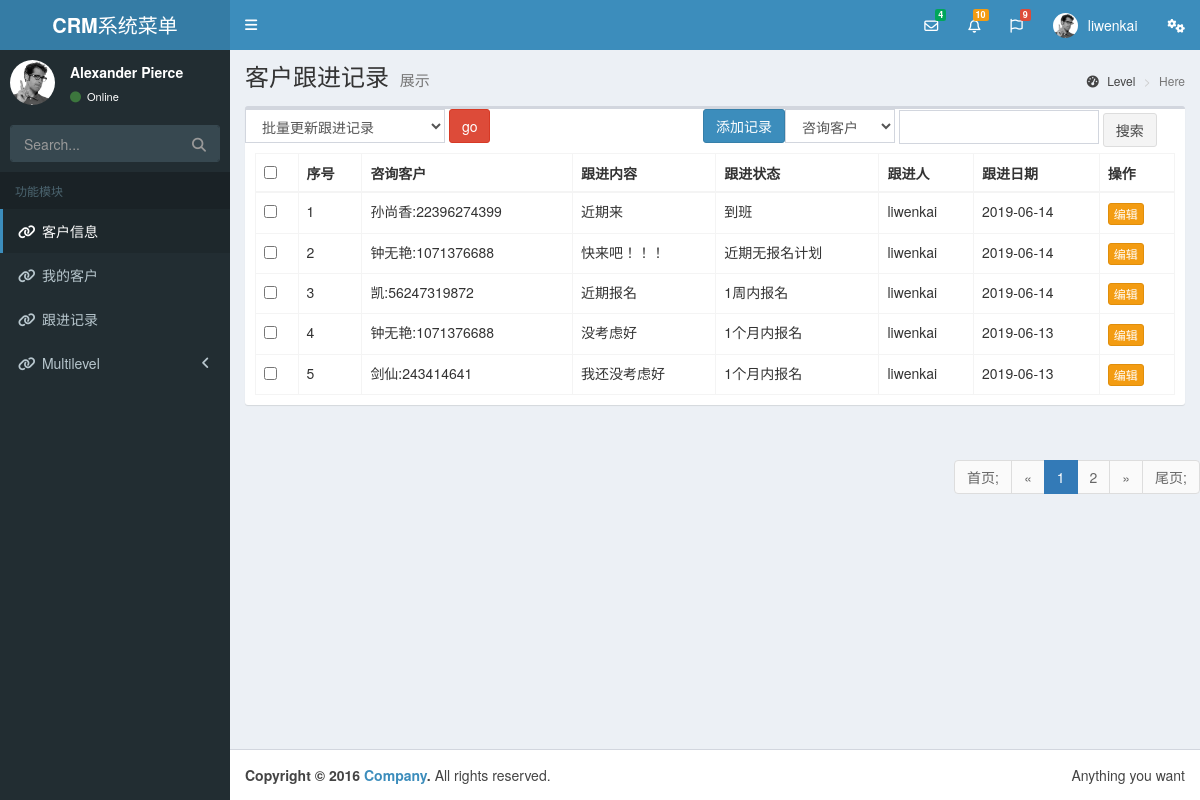
Page /Follow_Up_Records/ (signed in) on the committed database.
### crm01/models.py (models this page shows, shortened)
class UserInfo(AbstractUser):
    telephone = models.CharField(max_length=32,null=True)

class ConsultRecord(models.Model):
    customer = models.ForeignKey('Customer', verbose_name="所咨询客户")
    note = models.TextField(verbose_name="跟进内容...")
    status = models.CharField("跟进状态", max_length=8, choices=seek_status_choices, help_text="选择客户此时的状态")
    consultant = models.ForeignKey("UserInfo", verbose_name="跟进人", related_name='records')
    date = models.DateTimeField("跟进日期", auto_now_add=True)
    delete_status = models.BooleanField(verbose_name='删除状态', default=False)

class Customer(models.Model):
    qq = models.CharField(verbose_name='QQ', max_length=64, unique=True, help_text='QQ号必须唯一')
    qq_name = models.CharField('QQ昵称', max_length=64, blank=True, null=True)
    name = models.CharField('姓名', max_length=32, blank=True, null=True, help_text='学员报名后，请改为真实姓名')
    sex_type = (('male', '男'), ('female', '女'))
    sex = models.CharField("性别", choices=sex_type, max_length=16, default='male', blank=True, null=True) #存的是male或者female，字符串
    birthday = models.DateField('出生日期', default=None, help_text="格式yyyy-mm-dd", blank=True, null=True)
    phone = models.CharField('手机号', blank=True, null=True,max_length=32)
    source = models.CharField('客户来源', max_length=64, choices=source_type, default='qq')
    introduce_from = models.ForeignKey('self', verbose_name="转介绍自学员", blank=True, null=True)  #self指的就是自己这个表，和下面写法是一样的效果
    course = MultiSelectField("咨询课程", choices=course_choices) #多选，并且存成一个列表的格式
    class_type = models.CharField("班级类型", max_length=64, choices=class_type_choices, default='fulltime')
    customer_note = models.TextField("客户备注", blank=True, null=True, )
    status = models.CharField("状态", choices=enroll_status_choices, max_length=64, default="unregistered",help_text="选择客户此时的状态") #help_text这种参数基本都是针对admin应用里面用的
    date = models.DateTimeField("咨询日期", auto_now_add=True)
    last_consult_date = models.DateField("最后跟进日期", auto_now_add=True) #考核销售的跟进情况，如果多天没有跟进，会影响销售的绩效等
    next_date = models.DateField("预计再次跟进时间", blank=True, null=True) #销售自己大概记录一下自己下一次会什么时候跟进，也没啥用
    consultant = models.ForeignKey('UserInfo', verbose_name="销售", blank=True, null=True)
    class_list = models.ManyToManyField('ClassList', verbose_name="已报班级", )
    def __str__(self):
        return self.name+":"+self.qq  #主要__str__最好是个字符串昂，不然你会遇到很多的坑，还有我们返回的这两个字段填写数据的时候必须写上数据，必然相加会报错，null类型和str类型不能相加等错误信息。

### crm01/views.py (the view, shortened to what this page needs)
# urls.py: url(r'^Follow_Up_Records/$', views.Follow_Up_Records.as_view(), name='Follow_Up_Records'),
class Follow_Up_Records(View):
    def get(self,request,pk=None):
        wd = request.GET.get('wd','')
        condition = request.GET.get('condition','')
        if pk:
            all_records = models.ConsultRecord.objects.filter(customer_id=pk)
        else:
            all_records = models.ConsultRecord.objects.filter(consultant=request.user)
        if wd:
            q = Q()
            q.children.append((condition,wd))
            all_records = all_records(q)
        current_page_num = request.GET.get('page',1)
        per_page_counts = 10
        page_number = 5
        total_count = all_records.count()
        page_obj = page.PageNation(request.path,current_page_num,request,per_page_counts,page_number,total_count)
        all_records = all_records.order_by('-pk')[page_obj.start_num:page_obj.end_num]
        ret_html = page_obj.page_html()
        return render(request, 'Follow_Up_Records.html', {'all_records':all_records, 'ret_html':ret_html})

### crm01/page.py (called while the page is built)
    @property
    def start_num(self):
        if self.total_counts ==0:
            self.current_page_num =1
        start_num = (self.current_page_num - 1) * self.per_page_counts
        return start_num

    @property
    def end_num(self):
        end_num = self.current_page_num * self.per_page_counts
        return end_num

### templates/Follow_Up_Records.html (shortened to what this page needs)
{% extends 'base.html' %}
{% block content %}
    <div class="content-wrapper">
        <section class="content-header">
            <h1>
                客户跟进记录
                <small>展示</small>
            </h1>
            <ol class="breadcrumb">
                <li><a href="#"><i class="fa fa-dashboard"></i> Level</a></li>
                <li class="active">Here</li>
            </ol>
        </section>
    <section class="content container-fluid">
        <div class="row">
            <div class="col-xs-12">
                <div class="box">
                        <form action="" method="get" class="pull-right" style="width: 400px;display: inline-block">
                            <select name="condition" id="" class="form-control" style="width: 110px;display: inline-block">
                                <option value="name__contains">咨询客户</option>
                            </select>
                            <input type="text" name="wd" class="form-control" style="width: 200px;display: inline-block"> <button class="btn btn-default">搜索</button>
                        </form>
                        <a href="{% url 'addFollow_Up_Records' %}" class="btn btn-primary pull-right">添加记录</a>
                     <form action="" method="post" >
                            <select name="action" id="" class="form-control" style="width: 200px;display: inline-block">
                                <option value="batch_update">批量更新跟进记录</option>
                            </select>
                            <button class="btn btn-danger" style="vertical-align: 1px;">go</button>
                        <div class="box-body">
                        <table id="example2" class="table table-bordered table-hover">
                            <thead>
                            <tr>
                                <th>
                                    <input type="checkbox" id="choose">
                                </th>
                                <th>序号</th>
                                <th>咨询客户</th>
                                <th>跟进内容</th>
                                <th>跟进状态</th>
                                <th>跟进人</th>
                                <th>跟进日期</th>
                                <th>操作</th>
                            </tr>
                            </thead>
                            <tbody>
                                {% for records in all_records %}
                                    <tr>
                                        <td><input type="checkbox" name="selected_id" value="{{ records.pk }}"></td>
                                        <td>{{ forloop.counter }}</td>
                                        <td>{{ records.customer }}</td>
                                        <td>{{ records.note }}</td>
                                        <td>{{ records.get_status_display }}</td>
                                        <td>{{ records.consultant.username }}</td>
                                        <td>{{ records.date|date:'Y-m-d' }}</td>
                                        <td>
                                            <a href="{% url 'editFollow' records.pk %}" class="btn btn-warning btn-xs">编辑</a>
                                        </td>
                                    </tr>
                                {% endfor %}
                            </tbody>
                        </table>
                    </div>
                     </form>
                </div>
            </div>
        </div>
    </section>
    {{ ret_html|safe }}
    </div>
{% endblock %}

### templates/base.html (shortened to what this page needs)
{% load static %}
<!DOCTYPE html>
<html>
<head>
    <link rel="stylesheet" href="{% static 'adminlte/bower_components/bootstrap/dist/css/bootstrap.min.css' %}">
    <link rel="stylesheet" href="{% static 'adminlte/bower_components/font-awesome/css/font-awesome.min.css' %}">
    <link rel="stylesheet" href="{% static 'adminlte/bower_components/Ionicons/css/ionicons.min.css' %}">
    <link rel="stylesheet" href="{% static 'adminlte/dist/css/AdminLTE.min.css' %}">
    <link rel="stylesheet" href="{% static 'adminlte/dist/css/skins/skin-blue.min.css' %}">
</head>
<body class="hold-transition skin-blue sidebar-mini">
<div class="wrapper">
    <header class="main-header">
        <a href="index.html" class="logo">
            <span class="logo-lg"><b>CRM</b>系统菜单</span>
        </a>
        <nav class="navbar navbar-static-top" role="navigation">
            <a href="#" class="sidebar-toggle" data-toggle="push-menu" role="button">
            </a>
            <div class="navbar-custom-menu">
                <ul class="nav navbar-nav">
                    <li class="dropdown messages-menu">
                        <a href="#" class="dropdown-toggle" data-toggle="dropdown">
                            <i class="fa fa-envelope-o"></i>
                            <span class="label label-success">4</span>
                        </a>
                    </li>
                    <li class="dropdown notifications-menu">
                        <a href="#" class="dropdown-toggle" data-toggle="dropdown">
                            <i class="fa fa-bell-o"></i>
                            <span class="label label-warning">10</span>
                        </a>
                    </li>
                    <li class="dropdown tasks-menu">
                        <a href="#" class="dropdown-toggle" data-toggle="dropdown">
                            <i class="fa fa-flag-o"></i>
                            <span class="label label-danger">9</span>
                        </a>
                    </li>
                    <li class="dropdown user user-menu">
                        <a href="#" class="dropdown-toggle" data-toggle="dropdown">
                            <img src="{% static 'adminlte/dist/img/user2-160x160.jpg' %}" class="user-image"
                                 alt="User Image">
                            <span class="hidden-xs">{{ request.user.username }}</span>
                        </a>
                    </li>
                    <li>
                        <a href="#" data-toggle="control-sidebar"><i class="fa fa-gears"></i></a>
                    </li>
                </ul>
            </div>
        </nav>
    </header>
    <aside class="main-sidebar">
        <section class="sidebar">
            <div class="user-panel">
                <div class="pull-left image">
                    <img src="{% static 'adminlte/dist/img/user2-160x160.jpg' %}" class="img-circle" alt="User Image">
                </div>
                <div class="pull-left info">
                    <p>Alexander Pierce</p>
                    <a href="#"><i class="fa fa-circle text-success"></i> Online</a>
                </div>
            </div>
            <form action="#" method="get" class="sidebar-form">
                <div class="input-group">
                    <input type="text" name="q" class="form-control" placeholder="Search...">
                    <span class="input-group-btn">
              <button type="submit" name="search" id="search-btn" class="btn btn-flat"><i class="fa fa-search"></i>
              </button>
            </span>
                </div>
            </form>
            <ul class="sidebar-menu" data-widget="tree">
                <li class="header">功能模块</li>
                <li class="active"><a href="{% url 'customers' %}"><i class="fa fa-link"></i> <span>客户信息</span></a></li>
                <li><a href="{% url 'mycustomers' %}"><i class="fa fa-link"></i> <span>我的客户</span></a></li>
                <li><a href="{% url 'Follow_Up_Records' %}"><i class="fa fa-link"></i> <span>跟进记录</span></a></li>
                <li class="treeview">
                    <a href="#"><i class="fa fa-link"></i> <span>Multilevel</span>
                        <span class="pull-right-container">
                <i class="fa fa-angle-left pull-right"></i>
              </span>
                    </a>
                </li>
            </ul>
        </section>
    </aside>
    {% block content %}{% endblock %}
    <footer class="main-footer">
        <div class="pull-right hidden-xs">
            Anything you want
        </div>
        <strong>Copyright &copy; 2016 <a href="#">Company</a>.</strong> All rights reserved.
    </footer>
</div>
</body>
</html>

### rows in the picture
UserInfo: user.username "liwenkai"
ConsultRecord: customer "孙尚香:22396274399", note "近期来", status "到班", consultant.username "liwenkai", date "2019-06-14"
ConsultRecord: customer "钟无艳:1071376688", note "快来吧！！！", status "近期无报名计划", consultant.username "liwenkai", date "2019-06-14"
ConsultRecord: customer "凯:56247319872", note "近期报名", status "1周内报名", consultant.username "liwenkai", date "2019-06-14"
ConsultRecord: customer "钟无艳:1071376688", note "没考虑好", status "1个月内报名", consultant.username "liwenkai", date "2019-06-13"
ConsultRecord: customer "剑仙:243414641", note "我还没考虑好", status "1个月内报名", consultant.username "liwenkai", date "2019-06-13"

### other values in the picture
{{ ret_html|safe }} "首页; « 1 2 » 尾页;"
